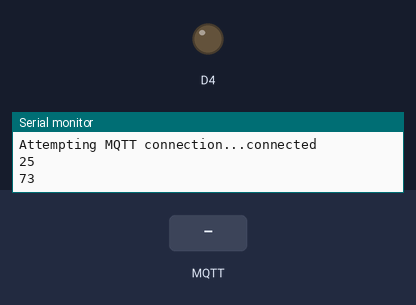
A sketch run on a simulated ESP8266 (NodeMCU). Parts: output pins drawn as LEDs (lit = HIGH), the last lines printed to the serial monitor. The test bench sets the inputs (shaded band). WiFi joins after 1.5 s; servers stay silent unless stated; random numbers use the default seed unless the sketch sets one; no MQTT or app messages arrive unless stated.

Above: at 2.7 s.
2.8 s: MQTT message "false" arrives on the second subscribed topic
At 3.3 s:
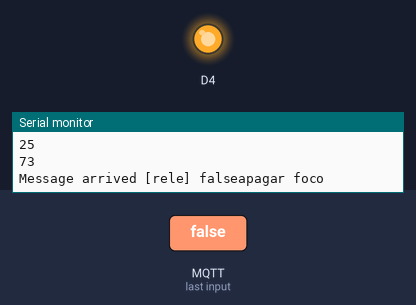
4.3 s: MQTT message "rele" arrives on the first subscribed topic
5.8 s: MQTT message "true" arrives on the first subscribed topic
Timing chart, 0 to 8.8 s (numbered marks = the images above; inputs shaded):
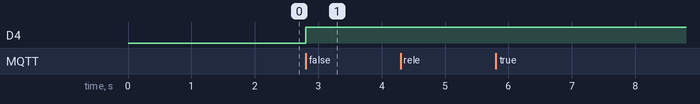

Measured:
- after the input at 2.8 s, D4: LOW → HIGH at once

The sketch:

nodemcu-node-red-sensores-shiftr.io.ino
```cpp
/*
 Basic ESP8266 MQTT example
 This sketch demonstrates the capabilities of the pubsub library in combination
 with the ESP8266 board/library.
 It connects to an MQTT server then:
  - publishes "hello world" to the topic "outTopic" every two seconds
  - subscribes to the topic "inTopic", printing out any messages
    it receives. NB - it assumes the received payloads are strings not binary
  - If the first character of the topic "inTopic" is an 1, switch ON the ESP Led,
    else switch it off
 It will reconnect to the server if the connection is lost using a blocking
 reconnect function. See the 'mqtt_reconnect_nonblocking' example for how to
 achieve the same result without blocking the main loop.
 To install the ESP8266 board, (using Arduino 1.6.4+):
  - Add the following 3rd party board manager under "File -> Preferences -> Additional Boards Manager URLs":
       http://arduino.esp8266.com/stable/package_esp8266com_index.json
  - Open the "Tools -> Board -> Board Manager" and click install for the ESP8266"
  - Select your ESP8266 in "Tools -> Board"
*/

#include <ESP8266WiFi.h>
#include <PubSubClient.h>

// Update these with values suitable for your network.

const char* ssid = "xperia";
const char* password = "04592945";
const char* mqtt_server = "broker.shiftr.io";

const char clientID[]="ESP8266-marko";  //identificador unico de para cada dispositivo iot
const char username[]="marko-caballero";       //usuario configurado en broker
const char passwords[]="marko-caballero";      //contraseña usuario broker
const char willTopic[]="status";
int willQoS=2 ;                             //0-1-2
int  willRetain=0 ;                         //0-1  //si se activa o no la retencion de data
const char willMessage[]="desconectado";    //mensaje cuando device este desconectado de broker


WiFiClient espClient;
PubSubClient client(espClient);
long lastMsg = 0;
char msg[50];
int value = 0;

void setup_wifi() {

  delay(10);
  // We start by connecting to a WiFi network
  Serial.println();
  Serial.print("Connecting to ");
  Serial.println(ssid);

  WiFi.begin(ssid, password);

  while (WiFi.status() != WL_CONNECTED) {
    delay(500);
    Serial.print(".");
  }

  randomSeed(micros());

  Serial.println("");
  Serial.println("WiFi connected");
  Serial.println("IP address: ");
  Serial.println(WiFi.localIP());
}

//aqui llegan los mensajes
void callback(char* topic, byte* payload, unsigned int length) {
  Serial.print("Message arrived [");
  Serial.print(topic);
  Serial.print("] ");


  String string_topic = String(topic);
  String string_payload;
  char c;
  for (int i = 0; i < length; i++) {
    Serial.print((char)payload[i]);
    c=payload[i];
    string_payload += c; //concatenando mensajes
  }

  if(string_topic=="rele"){
    if(string_payload=="true")
    {
      Serial.println("encender foco");
      pinMode(D4,OUTPUT);
      digitalWrite(D4, LOW);
    }
    if(string_payload=="false")
    {
      Serial.println("apagar foco");
      pinMode(D4,OUTPUT);
      digitalWrite(D4, HIGH);
    }
  }
  Serial.println();
}

void reconnect() {
  // Loop until we're reconnected
  while (!client.connected()) {
    Serial.print("Attempting MQTT connection...");
    // Create a random client ID
    String clientId = "ESP8266Client-";
    clientId += String(random(0xffff), HEX);
    // Attempt to connect
    //if (client.connect(clientId.c_str())) {
  if(client.connect(clientID,username,passwords,willTopic,willQoS,willRetain,willMessage)){

      Serial.println("connected");
      // Once connected, publish an announcement...
      client.subscribe("inTopic");
      client.subscribe("rele");

    } else {
      Serial.print("failed, rc=");
      Serial.print(client.state());
      Serial.println(" try again in 5 seconds");
      // Wait 5 seconds before retrying
      delay(5000);
    }
  }
}

void setup() {
  pinMode(BUILTIN_LED, OUTPUT);     // Initialize the BUILTIN_LED pin as an output
  Serial.begin(115200);
  setup_wifi();
  client.setServer(mqtt_server, 1883);
  client.setCallback(callback);
}


void loop() {

  if (!client.connected()) { //se verifica que la conexion sea correcta
    reconnect();
  }

  client.loop(); //funcion para verificar si llegan mensajes

  long now = millis();
  if (now - lastMsg > 2000){
    lastMsg = now;

    int temperatura = random(21,26); //simular sensor
    int humedad = random(70,85);

    String my_payload= String(temperatura); //converir a estring
    my_payload.toCharArray(msg, (my_payload.length() + 1)); //luego convierto a char array
    Serial.println(msg);
    client.publish("temperatura",msg );  //publicar mensajes al topico outTopic

    my_payload= String(humedad); //converir a estring
    my_payload.toCharArray(msg, (my_payload.length() + 1)); //luego convierto a char array
    Serial.println(msg);
    client.publish("humedad",msg );  //publicar mensajes al topico outTopic

  }
}
```
